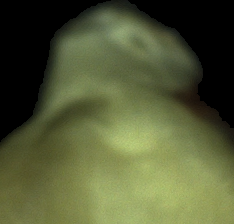
#> input picture neural_network/dataset(part)/head_image/1.png, 234 x 224 px, given in place of 92.png, which was not available
$ python search_destroy_parameter.py
#> lines starting #> are read from the running program, lines starting #| are printed output that depends on the picture; after the words box and inside, x2 and y2 are one past the last pixel; in counts of white or black regions, pixels touching at a corner belong together; pictures that were not available may be replaced by others from this repository, and a replacement may not be noted
### neural_network/seed_image_processing/seed_belly_extract.py
import cv2
import numpy as np

image_path = "/media/ls/办公/ls/seeddata/seeddata/prosessed_imag/92.png"
img = cv2.imread(image_path)
#> img is the input picture: shape (224, 234, 3); mean B, G, R 54, 89.6, 83.3

hsv = cv2.cvtColor(img, cv2.COLOR_BGR2HSV)
#> hsv: shape (224, 234, 3); mean H, S, V 27.2, 77.3, 89.7
h,s,v = cv2.split(hsv)
h_eq = cv2.equalizeHist(h)
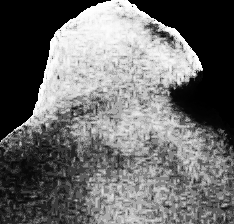
#> h_eq: shape (224, 234); min 0, max 255, mean 107
v_eq = cv2.equalizeHist(v)
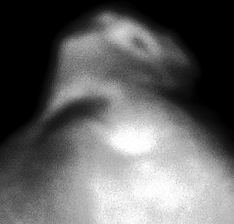
#> v_eq: shape (224, 234); min 0, max 255, mean 98.4
s_eq = cv2.equalizeHist(s)
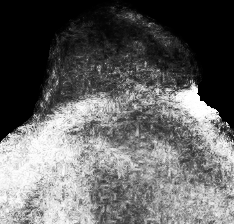
#> s_eq: shape (224, 234); min 0, max 255, mean 99.7
hsv_eq = cv2.merge((h_eq,s_eq,v_eq))
#> hsv_eq: shape (224, 234, 3); mean H, S, V 107, 99.7, 98.4
# img_eq = cv2.cvtColor(hsv_eq,cv2.COLOR_HSV2RGB)
gray = cv2.cvtColor(img, cv2.COLOR_BGR2GRAY)

lower_purple = np.array([0, 0, 130])
upper_purple = np.array([255, 150, 255])
kernel_15 = cv2.getStructuringElement(cv2.MORPH_ELLIPSE, (35, 35))
mask = cv2.inRange(hsv_eq, lower_purple, upper_purple)
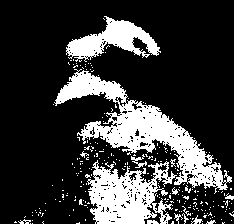
#> mask: shape (224, 234); 22.9% white; 247 white regions (231 under 20 px), largest, box (x1, y1, x2, y2) and area: (54, 69, 232, 194) 5705, (87, 160, 177, 224) 3422, (66, 16, 161, 62) 1889
mask = cv2.morphologyEx(mask,cv2.MORPH_CLOSE,kernel_15)
#> mask: shape (224, 234); 43.5% white; 1 white region, box (x1, y1, x2, y2) and area: (13, 16, 234, 224) 22826
holes_filled = mask.copy()

h, w = holes_filled.shape
#> h = 224; w = 234
mask_floodfill = np.zeros((h + 2, w + 2), np.uint8)
cv2.floodFill(holes_filled, mask_floodfill, (0, 0), 255)
#> holes_filled: shape (224, 234); every value is 255

holes_filled_inv = cv2.bitwise_not(holes_filled)
#> holes_filled_inv: shape (224, 234); every value is 0

mask = cv2.bitwise_or(mask, holes_filled_inv)

binary_gray = np.where(gray > 0, 255, 0).astype(np.uint8)
#> binary_gray: shape (224, 234); 76.6% white; 2 black regions, box (x1, y1, x2, y2) and area: (0, 0, 111, 142) 6565, (128, 0, 234, 128) 5693
kernel = np.ones((3, 3), np.uint8)
kernel1 = np.ones((15, 15), np.uint8)
binary_gray = cv2.erode(binary_gray, kernel1, iterations=1)
#> binary_gray: shape (224, 234); 69.8% white; 2 black regions, box (x1, y1, x2, y2) and area: (0, 0, 118, 149) 8385, (121, 0, 234, 135) 7460

mask_1 = cv2.morphologyEx(mask, cv2.MORPH_OPEN, kernel)
#> mask_1: shape (224, 234); 43.5% white; 1 white region, box (x1, y1, x2, y2) and area: (14, 16, 234, 224) 22817
mask_clean = cv2.morphologyEx(mask_1, cv2.MORPH_CLOSE, kernel1)
#> mask_clean: shape (224, 234); 43.7% white; 1 white region, box (x1, y1, x2, y2) and area: (14, 16, 234, 224) 22920
mask_clean = cv2.bitwise_and(mask_clean, binary_gray)

kernel_25 = cv2.getStructuringElement(cv2.MORPH_ELLIPSE, (50, 50))
kernel_60 = cv2.getStructuringElement(cv2.MORPH_ELLIPSE, (60, 60))
eroded = cv2.erode(mask_clean, kernel_25, iterations=1)
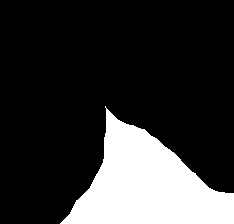
#> eroded: shape (224, 234); 20.1% white; 1 white region, box (x1, y1, x2, y2) and area: (60, 106, 234, 224) 10544
num_labels, labels, stats, centroids = cv2.connectedComponentsWithStats(eroded, connectivity=8)
#> num_labels = 2; stats = [[0, 0, 234, 224, 41872], [60, 106, 174, 118, 10544]]; centroids = [[109, 92.96], [146.4, 185.1]]
max_area = 0
max_label = 1
for i in range(1, num_labels):
    area = stats[i, cv2.CC_STAT_AREA]
    if area > max_area:
        max_area = area
        max_label = i
#> this loop made 1 pass
#> (area, max_area) on pass 1: (10544, 10544)
#> after the loop, max_area = 10544; max_label = 1
eroded_mask = np.uint8(labels == max_label) * 255
dilated = cv2.dilate(eroded_mask, kernel_60, iterations=1)
#> dilated: shape (224, 234); 38.2% white; 1 white region, box (x1, y1, x2, y2) and area: (31, 77, 234, 224) 19998
dilated = cv2.morphologyEx(dilated, cv2.MORPH_CLOSE, kernel_25)
#> dilated: shape (224, 234); 38.2% white; 1 white region, box (x1, y1, x2, y2) and area: (32, 78, 234, 224) 20008

holes_filled = dilated.copy()
h, w = holes_filled.shape
mask_floodfill = np.zeros((h + 2, w + 2), np.uint8)
cv2.floodFill(holes_filled, mask_floodfill, (0, 0), 255)

holes_filled_inv = cv2.bitwise_not(holes_filled)

dilated = cv2.bitwise_or(dilated, holes_filled_inv)

result = cv2.bitwise_and(img, img, mask=dilated)

img = cv2.resize(img, (1000, 1000))
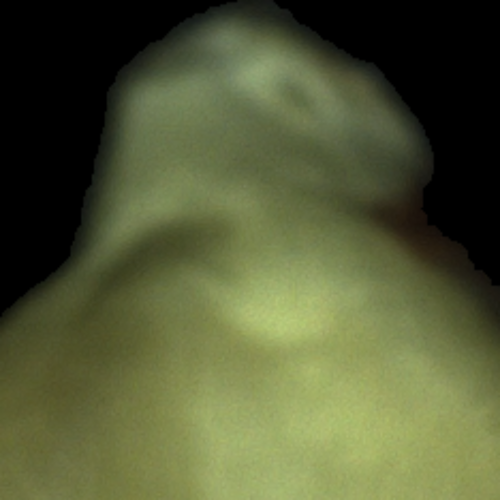
#> img: shape (1000, 1000, 3) (shown at 1/2 size); mean B, G, R 53.9, 89.5, 83.2
dilated= cv2.resize(dilated, (1000, 1000))
#> dilated: shape (1000, 1000)
dilated_filled = cv2.resize(mask,(1000, 1000))
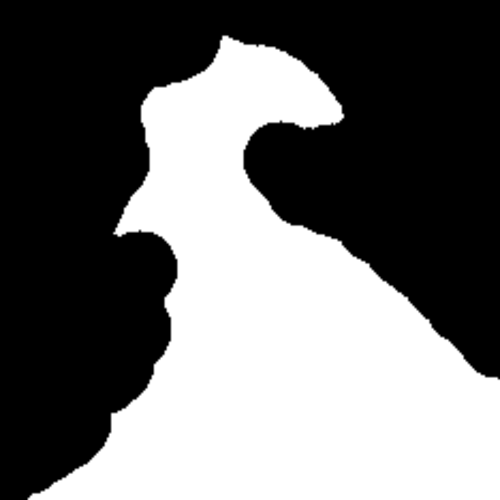
#> dilated_filled: shape (1000, 1000) (shown at 1/2 size); min 0, max 255, mean 111

cv2.namedWindow('Original', cv2.WINDOW_NORMAL)
cv2.namedWindow('dilated', cv2.WINDOW_NORMAL)
cv2.namedWindow('mask', cv2.WINDOW_NORMAL)
cv2.namedWindow('result', cv2.WINDOW_NORMAL)

cv2.imshow("Original", img)
cv2.imshow("dilated", dilated)
cv2.imshow("mask", mask)
cv2.imshow("result", result)

cv2.waitKey(0)
cv2.destroyAllWindows()

### neural_network/seed_image_processing/search_destroy_parameter.py
#lower_hsv_destroy=(0, 0, 87),(255, 60, 255)，threshold=26
import os
import cv2
import numpy as np
from function import extract_color_region
import pandas as pd
from function import accuracy
import re
import shutil

image_dir = "/media/ls/办公/ls/seeddata/seeddata/prosessed_imag"
file_path = '/media/ls/办公/ls/seeddata/seeddata/sorted_output.xlsx'
save_path = '/media/ls/办公/ls/seeddata/seeddata/processed_purple'
save_path1 = '/media/ls/办公/ls/seeddata/seeddata/head_image'
save_path2 = '/media/ls/办公/ls/seeddata/seeddata/tail_image'


#> (the run stopped early here; a loop or call above may not have finished)

$ run again, on neural_network/dataset(part)/head_image/5.png
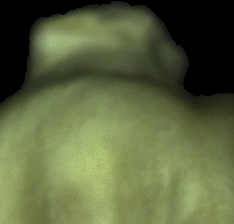
#> input picture neural_network/dataset(part)/head_image/5.png, 234 x 224 px, given in place of 92.png, which was not available
#> img is the input picture: shape (224, 234, 3); mean B, G, R 63.4, 101.7, 91.9
#> hsv: shape (224, 234, 3); mean H, S, V 31.2, 78.4, 101.7
#> hsv_eq: shape (224, 234, 3); mean H, S, V 121.5, 108.4, 105.8
#> `mask = cv2.inRange(hsv_eq, lower_purple, upper_purple)`:
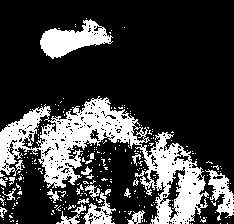
#> mask: shape (224, 234); 24.1% white; 259 white regions (239 under 20 px), largest, box (x1, y1, x2, y2) and area: (0, 96, 209, 224) 8553, (40, 19, 113, 59) 1460, (205, 169, 234, 221) 626
#> mask_1: shape (224, 234); 48.2% white; 2 white regions, box (x1, y1, x2, y2) and area: (0, 97, 234, 224) 23533, (40, 19, 119, 58) 1733
#> mask_clean: shape (224, 234); 48.3% white; 2 white regions, box (x1, y1, x2, y2) and area: (0, 97, 234, 224) 23559, (40, 19, 119, 58) 1739
#> eroded: shape (224, 234); 32.3% white; 1 white region, box (x1, y1, x2, y2) and area: (0, 123, 234, 224) 16914
#> num_labels = 2; stats = [[0, 0, 234, 195, 35502], [0, 123, 234, 101, 16914]]; centroids = [[124.6, 77.13], [99.4, 183.6]]
#> the loop `for i in range(1, num_labels):` made 1 pass
#> (area, max_area) on pass 1: (16914, 16914)
#> after the loop `for i in range(1, num_labels):`: max_area = 16914; max_label = 1
#> img: shape (1000, 1000, 3)
#> `dilated_filled = cv2.resize(mask,(1000, 1000))`:
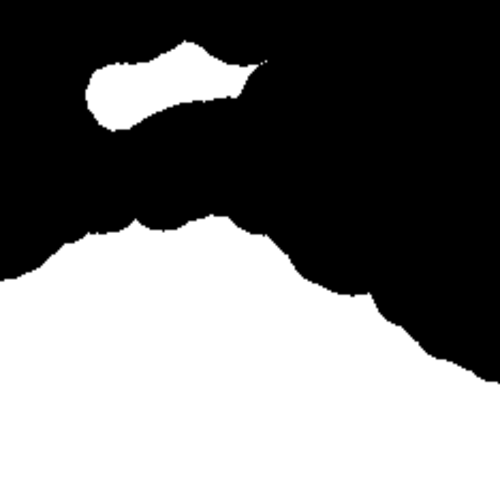
#> dilated_filled: shape (1000, 1000) (shown at 1/2 size); min 0, max 255, mean 123
